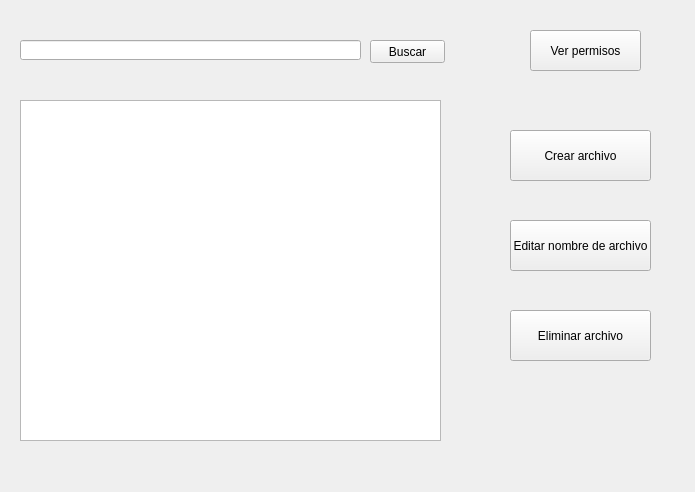
<?xml version="1.0" encoding="UTF-8"?>
<ui version="4.0">
 <class>MainWindow</class>
 <widget class="QMainWindow" name="MainWindow">
  <property name="geometry">
   <rect>
    <x>0</x>
    <y>0</y>
    <width>695</width>
    <height>492</height>
   </rect>
  </property>
  <property name="windowTitle">
   <string>MainWindow</string>
  </property>
  <widget class="QWidget" name="centralwidget">
   <widget class="QLineEdit" name="busqueda">
    <property name="geometry">
     <rect>
      <x>20</x>
      <y>40</y>
      <width>341</width>
      <height>20</height>
     </rect>
    </property>
   </widget>
   <widget class="QPushButton" name="buscar">
    <property name="geometry">
     <rect>
      <x>370</x>
      <y>40</y>
      <width>75</width>
      <height>23</height>
     </rect>
    </property>
    <property name="text">
     <string>Buscar</string>
    </property>
   </widget>
   <widget class="QListView" name="tabla">
    <property name="geometry">
     <rect>
      <x>20</x>
      <y>100</y>
      <width>421</width>
      <height>341</height>
     </rect>
    </property>
   </widget>
   <widget class="QPushButton" name="permisos">
    <property name="geometry">
     <rect>
      <x>530</x>
      <y>30</y>
      <width>111</width>
      <height>41</height>
     </rect>
    </property>
    <property name="text">
     <string>Ver permisos</string>
    </property>
   </widget>
   <widget class="QPushButton" name="crear">
    <property name="geometry">
     <rect>
      <x>510</x>
      <y>130</y>
      <width>141</width>
      <height>51</height>
     </rect>
    </property>
    <property name="text">
     <string>Crear archivo</string>
    </property>
   </widget>
   <widget class="QPushButton" name="editar">
    <property name="geometry">
     <rect>
      <x>510</x>
      <y>220</y>
      <width>141</width>
      <height>51</height>
     </rect>
    </property>
    <property name="text">
     <string>Editar nombre de archivo</string>
    </property>
   </widget>
   <widget class="QPushButton" name="eliminar">
    <property name="geometry">
     <rect>
      <x>510</x>
      <y>310</y>
      <width>141</width>
      <height>51</height>
     </rect>
    </property>
    <property name="text">
     <string>Eliminar archivo</string>
    </property>
   </widget>
   <widget class="QLabel" name="opcion1">
    <property name="geometry">
     <rect>
      <x>200</x>
      <y>70</y>
      <width>81</width>
      <height>21</height>
     </rect>
    </property>
    <property name="text">
     <string/>
    </property>
   </widget>
   <widget class="QLabel" name="opcion2">
    <property name="geometry">
     <rect>
      <x>290</x>
      <y>70</y>
      <width>81</width>
      <height>21</height>
     </rect>
    </property>
    <property name="text">
     <string/>
    </property>
   </widget>
   <widget class="QLabel" name="recomendacion">
    <property name="geometry">
     <rect>
      <x>30</x>
      <y>70</y>
      <width>131</width>
      <height>21</height>
     </rect>
    </property>
    <property name="text">
     <string/>
    </property>
   </widget>
   <widget class="QLabel" name="label">
    <property name="geometry">
     <rect>
      <x>490</x>
      <y>370</y>
      <width>161</width>
      <height>101</height>
     </rect>
    </property>
    <property name="text">
     <string/>
    </property>
    <property name="pixmap">
     <pixmap>../img/img.png</pixmap>
    </property>
    <property name="scaledContents">
     <bool>true</bool>
    </property>
   </widget>
  </widget>
 </widget>
 <resources/>
 <connections/>
</ui>
